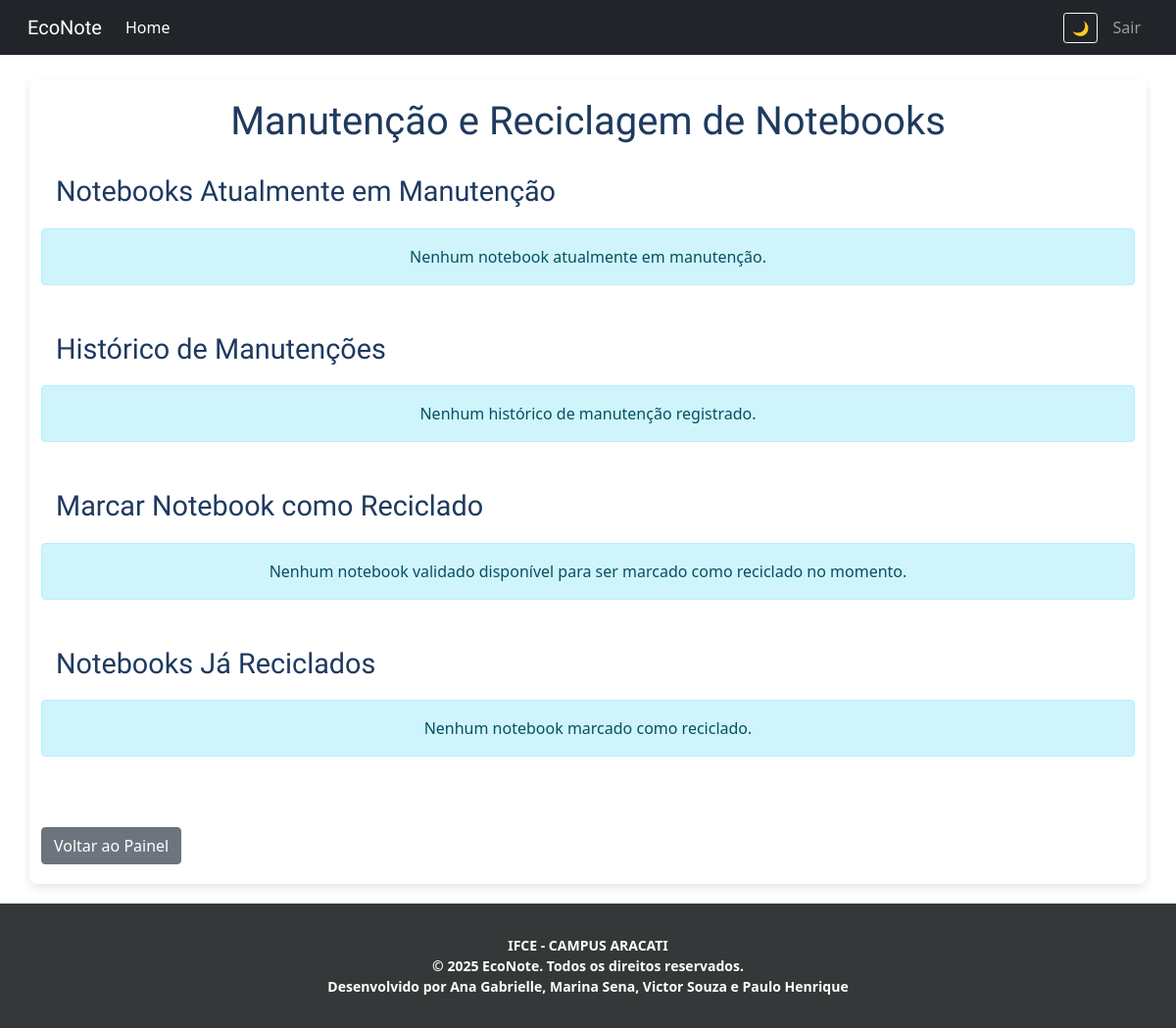
The app's page /manutencao-reciclagem/ (signed in), older data.
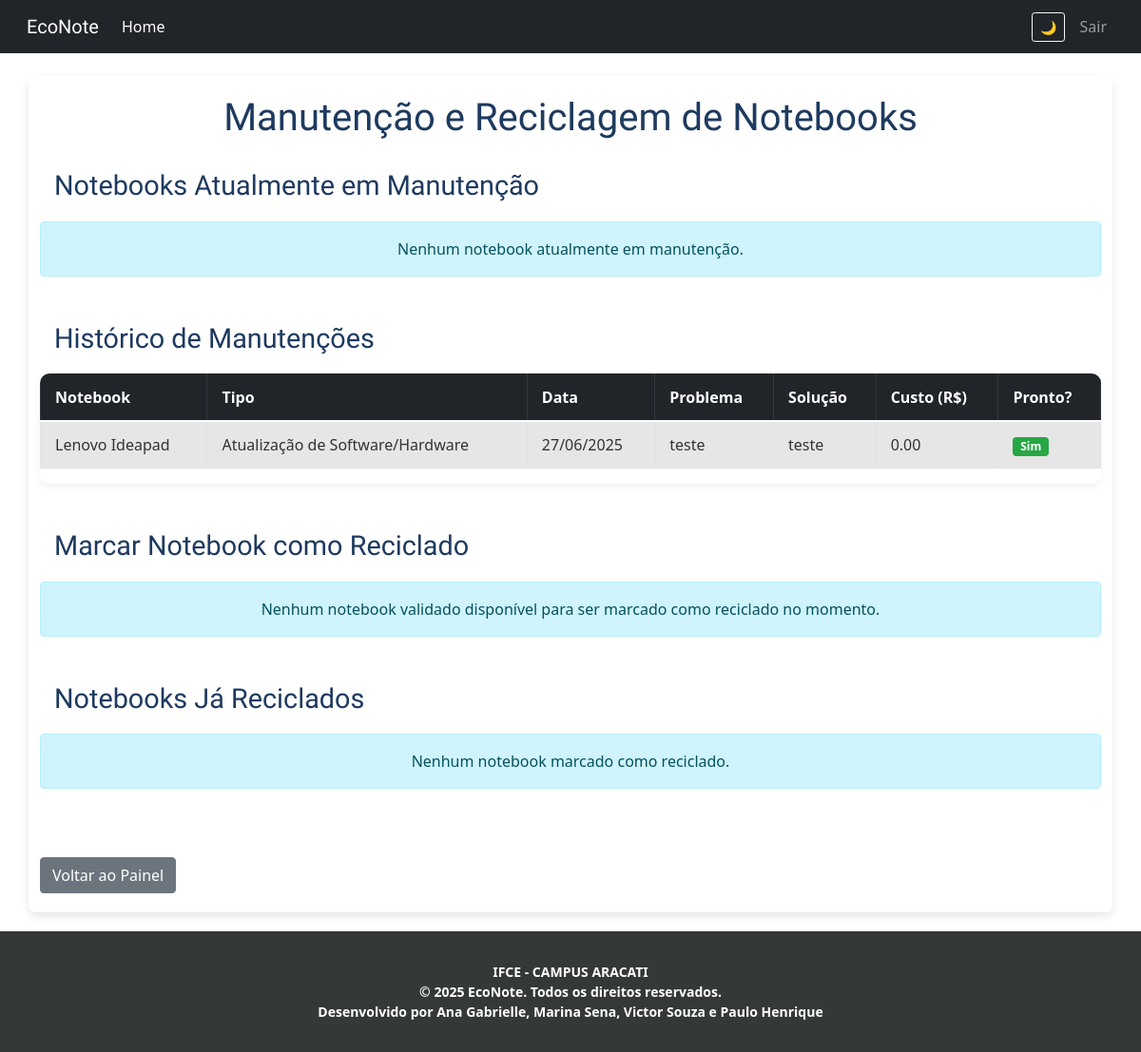
The same page, newer data.
### EconoteApp/models.py (models this page shows, shortened)
class Manutencao(models.Model):
    TIPO_MANUTENCAO_CHOICES = [
        ('reparo', 'Reparo'),
        ('limpeza', 'Limpeza'),
        ('atualizacao', 'Atualização de Software/Hardware'),
        ('diagnostico', 'Diagnóstico'),
        ('outros', 'Outros'),
    ]
    notebook = models.ForeignKey(
        'Notebook',
        on_delete=models.CASCADE,
        related_name='manutencoes',
        help_text="Notebook que recebeu a manutenção."
    )
    administrador = models.ForeignKey(
        User,
        on_delete=models.SET_NULL,
        null=True, blank=True,
        help_text="Administrador que registrou a manutenção."
    )
    tipo_manutencao = models.CharField(
        max_length=20,
        choices=TIPO_MANUTENCAO_CHOICES,
        verbose_name="Tipo de Manutenção"
    )
    data_manutencao = models.DateField(
        default=timezone.now,
        verbose_name="Data da Manutenção"
    )
    descricao_problema = models.TextField(
        blank=True, null=True,
        verbose_name="Descrição do Problema",
        help_text="Descreva o problema encontrado (se houver)."
    )
    solucao_aplicada = models.TextField(
        blank=True, null=True,
        verbose_name="Solução Aplicada",
        help_text="Descreva a solução ou serviço realizado."
    )
    custo_estimado = models.DecimalField(
        max_digits=8, decimal_places=2,
        null=True, blank=True,
        verbose_name="Custo Estimado (R$)",
        help_text="Custo estimado da manutenção, se aplicável."
    )
    pronto_para_uso = models.BooleanField(
        default=False,
        verbose_name="Pronto para Uso",
        help_text="Indica se o notebook está pronto para ser disponibilizado novamente."
    )
    class Meta:
        verbose_name = "Manutenção"
        verbose_name_plural = "Manutenções"
        ordering = ['-data_manutencao'] # Ordena por data mais recente

class Notebook(models.Model):
    STATUS_CHOICES = [
        ('disponivel', 'Disponível'),
        ('emprestado', 'Emprestado'),
        ('manutencao', 'Em manutenção'),
        ('reciclado', 'Reciclado'),
        ('pendente', 'Pendente'),
        ('recebido', 'Recebido'),
    ]
    marca = models.CharField(max_length=100)
    modelo = models.CharField(max_length=100)
    processador = models.CharField(max_length=100, verbose_name="Processador")
    memoria_ram = models.CharField(max_length=50, verbose_name="Memória RAM")
    armazenamento = models.CharField(max_length=50, verbose_name="Armazenamento")
    imagem = models.ImageField(upload_to='notebooks/', null=True, blank=True)
    informacoes_extras = models.TextField(blank=True, null=True, verbose_name="Informações extras")
    usuario = models.ForeignKey(User, on_delete=models.CASCADE, verbose_name="Usuário Doador/Cadastrador")
    data_cadastro = models.DateTimeField(auto_now_add=True, verbose_name="Data de Cadastro")
    data_entrega = models.DateField(verbose_name="Data de entrega para o responsável", null=True, blank=True)
    status = models.CharField(
        max_length=20,
        choices=STATUS_CHOICES,
        default='pendente',
        help_text="Atualize o status conforme o ciclo de uso do notebook."
    )
    validado = models.BooleanField(default=False, help_text="Indica se o notebook foi validado pelo administrador.")
    em_uso = models.BooleanField(default=False, help_text="Indica se o notebook está atualmente em uso.")
    data_reciclagem = models.DateField(
        null=True, blank=True,
        verbose_name="Data da Reciclagem",
        help_text="Data em que o notebook foi marcado como reciclado."
    )
    destino_reciclagem = models.TextField(
        blank=True, null=True,
        verbose_name="Destino/Reaproveitamento da Reciclagem",
        help_text="Detalhes sobre para onde o notebook foi reciclado ou como seus componentes foram reaproveitados."
    )

### EconoteApp/views.py (the view, shortened to what this page needs)
# urls.py: path('manutencao-reciclagem/', views.manutencao_reciclagem_view, name='manutencao_reciclagem'),
@login_required
@user_passes_test(is_admin)
def manutencao_reciclagem_view(request):
    notebooks_em_manutencao = Notebook.objects.filter(status='manutencao').order_by('-data_cadastro')
    historico_manutencoes = Manutencao.objects.all().order_by('-data_manutencao')
    notebooks_reciclados = Notebook.objects.filter(status='reciclado').order_by('-data_reciclagem')
    notebooks_validados_nao_reciclados = Notebook.objects.filter(
        validado=True # Deve ser validado
    ).exclude(status='reciclado').order_by('marca') # Exclui os que já estão reciclados e ordena
    context = {
        'notebooks_em_manutencao': notebooks_em_manutencao,
        'historico_manutencoes': historico_manutencoes,
        'notebooks_reciclados': notebooks_reciclados,
        'tipo_manutencao_choices': Manutencao.TIPO_MANUTENCAO_CHOICES,
        'notebooks_validados': notebooks_validados_nao_reciclados, # Usar a nova lista aqui
    }
    return render(request, 'projeto/manutencao_reciclagem.html', context)

### EconoteApp/views.py (called while the page is built)
def is_admin(user):
    return user.is_superuser

### EconoteApp/templates/projeto/manutencao_reciclagem.html (shortened to what the changed rows need)
{% extends 'projeto/base.html' %}
{% load static %}
{% block assunto %}
<link rel="stylesheet" href="https://stackpath.bootstrapcdn.com/bootstrap/4.1.3/css/bootstrap.min.css">
<link rel="stylesheet" href="https://cdnjs.cloudflare.com/ajax/libs/font-awesome/6.5.0/css/all.min.css">
<link rel="stylesheet" href="{% static 'css/manutencao_reciclagem.css' %}">
{% endblock %}
{% block conteudo %}
<div class="main-content container mt-4">
    <h1 class="page-title text-center mb-4">Manutenção e Reciclagem de Notebooks</h1>
    <section class="mb-5 table-section">
        <h2 class="section-title">Notebooks Atualmente em Manutenção</h2>
    </section>
    <section class="mb-5 table-section">
        <h2 class="section-title">Histórico de Manutenções</h2>
        {% if historico_manutencoes %}
            <div class="table-responsive">
                <table class="table table-striped table-bordered">
                    <thead class="thead-dark">
                        <tr>
                            <th>Notebook</th>
                            <th>Tipo</th>
                            <th>Data</th>
                            <th>Problema</th>
                            <th>Solução</th>
                            <th>Custo (R$)</th>
                            <th>Pronto?</th>
                        </tr>
                    </thead>
                    <tbody>
                        {% for manutencao in historico_manutencoes %}
                            <tr>
                                <td>{{ manutencao.notebook.marca }} {{ manutencao.notebook.modelo }}</td>
                                <td>{{ manutencao.get_tipo_manutencao_display }}</td>
                                <td>{{ manutencao.data_manutencao|date:"d/m/Y" }}</td>
                                <td>{{ manutencao.descricao_problema|default:"N/A"|truncatechars:50 }}</td>
                                <td>{{ manutencao.solucao_aplicada|truncatechars:50 }}</td>
                                <td>{{ manutencao.custo_estimado|default:"0.00" }}</td>
                                <td>
                                    {% if manutencao.pronto_para_uso %}
                                        <span class="badge badge-success">Sim</span>
                                    {% else %}
                                        <span class="badge badge-warning">Não</span>
                                    {% endif %}
                                </td>
                            </tr>
                        {% endfor %}
                    </tbody>
                </table>
            </div>
        {% else %}
            <div class="alert alert-info text-center">Nenhum histórico de manutenção registrado.</div>
        {% endif %}
    </section>
    <section class="mb-5 table-section">
        <h2 class="section-title">Marcar Notebook como Reciclado</h2>
    </section>
    <section class="mb-5 table-section">
        <h2 class="section-title">Notebooks Já Reciclados</h2>
    </section>
</div>
{% endblock %}

Row changes from the older to the newer data that the page shows:
added Manutencao: notebook.marca "Lenovo", notebook.modelo "Ideapad", tipo_manutencao "Atualização de Software/Hardware", data_manutencao "27/06/2025", descricao_problema "teste", solucao_aplicada "teste", custo_estimado "0.00", pronto_para_uso "Sim"
Text that changed along with them:
text no longer shown: "Nenhum histórico de manutenção registrado."
text now shown: "Notebook Tipo Data Problema Solução Custo (R$) Pronto?"
